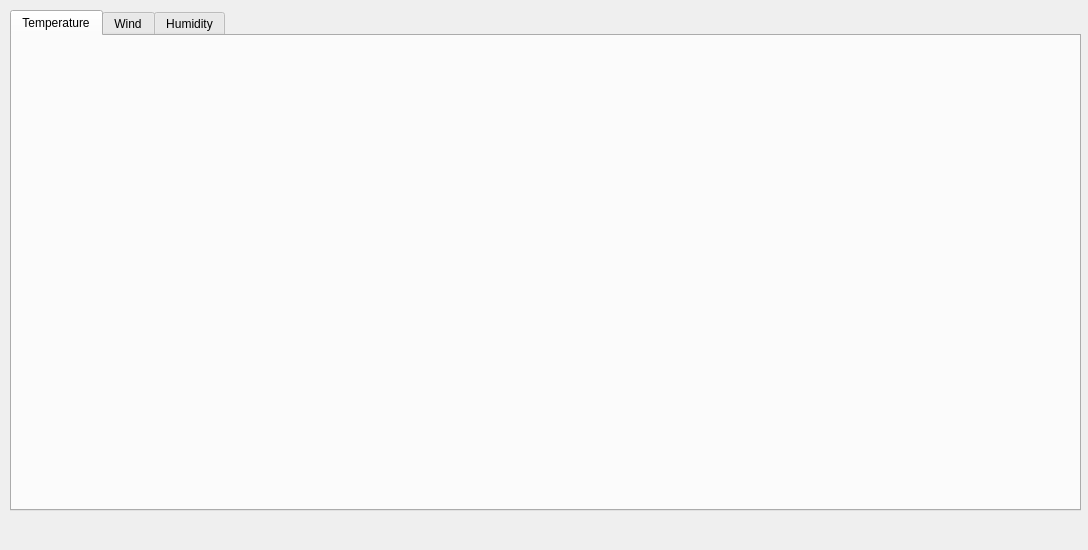
<?xml version="1.0" encoding="UTF-8"?>
<ui version="4.0">
 <class>MainWindow</class>
 <widget class="QMainWindow" name="MainWindow">
  <property name="geometry">
   <rect>
    <x>0</x>
    <y>0</y>
    <width>1088</width>
    <height>550</height>
   </rect>
  </property>
  <property name="windowTitle">
   <string>MainWindow</string>
  </property>
  <widget class="QWidget" name="centralwidget">
   <widget class="QTabWidget" name="tabWidget">
    <property name="geometry">
     <rect>
      <x>10</x>
      <y>10</y>
      <width>1071</width>
      <height>501</height>
     </rect>
    </property>
    <property name="currentIndex">
     <number>0</number>
    </property>
    <widget class="QWidget" name="temperatureTab">
     <attribute name="title">
      <string>Temperature</string>
     </attribute>
     <widget class="PlotWidget" name="temperatureGraph" native="true">
      <property name="geometry">
       <rect>
        <x>10</x>
        <y>20</y>
        <width>1041</width>
        <height>441</height>
       </rect>
      </property>
     </widget>
    </widget>
    <widget class="QWidget" name="windTab">
     <attribute name="title">
      <string>Wind</string>
     </attribute>
     <widget class="PlotWidget" name="windGraph" native="true">
      <property name="geometry">
       <rect>
        <x>10</x>
        <y>20</y>
        <width>1041</width>
        <height>441</height>
       </rect>
      </property>
     </widget>
    </widget>
    <widget class="QWidget" name="humidityTab">
     <attribute name="title">
      <string>Humidity</string>
     </attribute>
     <widget class="PlotWidget" name="humidityGraph" native="true">
      <property name="geometry">
       <rect>
        <x>10</x>
        <y>20</y>
        <width>1041</width>
        <height>441</height>
       </rect>
      </property>
     </widget>
    </widget>
   </widget>
  </widget>
  <widget class="QMenuBar" name="menubar">
   <property name="geometry">
    <rect>
     <x>0</x>
     <y>0</y>
     <width>1088</width>
     <height>21</height>
    </rect>
   </property>
  </widget>
  <action name="actionLoad">
   <property name="text">
    <string>Load</string>
   </property>
  </action>
 </widget>
 <customwidgets>
  <customwidget>
   <class>PlotWidget</class>
   <extends>QWidget</extends>
   <header>pyqtgraph</header>
   <container>1</container>
  </customwidget>
 </customwidgets>
 <resources/>
 <connections/>
</ui>
